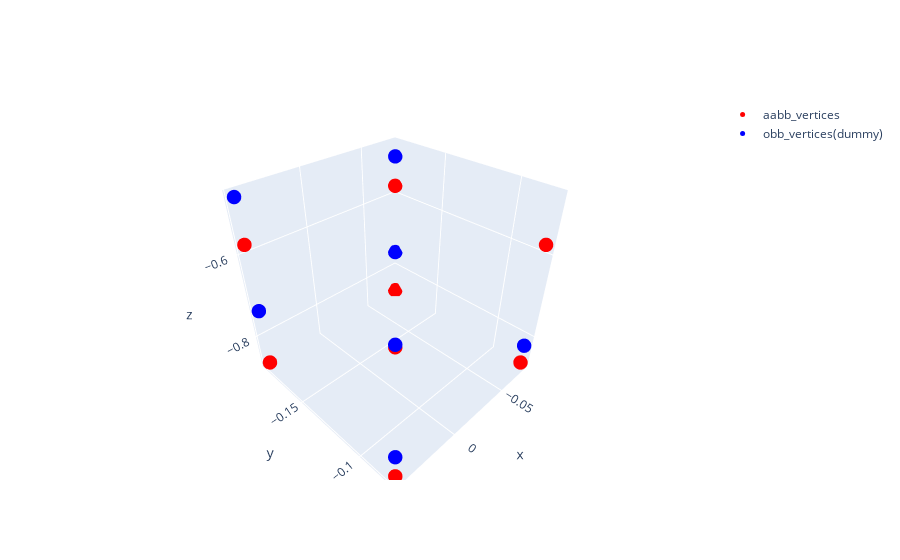

The notebook cell saved with this chart:
### Code cell
""" nsa_3d_ns = np.array([[-0.078125 , -0.1875   , -0.8261623], 
                    [-0.078125 , -0.078125 , -0.8255522], 
                    [ 0.046875 , -0.1875   , -0.82176167],
                    [ 0.046875 , -0.078125 , -0.8211517]]) """
nsa_3d_ns = np.array([[-0.078125 , -0.1875   , -0.7561623], 
                    [-0.078125 , -0.078125 , -0.8255522], 
                    [ 0.046875 , -0.1875   , -0.73176167],
                    [ 0.046875 , -0.078125 , -0.8211517]])
# Define a constant vector that only shifts the z coordinate
#z_offset = np.array([0, 0, 0.3])



# self.object_aabb derived from occupancy grid: tensor([[-0.0781, -0.1875, -0.8750], [ 0.0469, -0.0781, -0.5781]], device='cuda:0')
# x_min, y_min, z_min = self.object_aabb[0]
# x_max, y_max, z_max = self.object_aabb[1]

object_aabb = np.array([[-0.0781, -0.1875, -0.8750], [ 0.0469, -0.0781, -0.5781]])
# plot aabb
min_point = object_aabb[0]
max_point = object_aabb[1]
# get the vertices of the aabb, in the order of     
    # edges = {
    #     "x": [(0, 4), (1, 5), (2, 6), (3, 7)],
    #     "y": [(0, 2), (1, 3), (4, 6), (5, 7)],
    #     "z": [(0, 1), (2, 3), (4, 5), (6, 7)]
    # }
vertices = np.array([[min_point[0], min_point[1], min_point[2]],
                         [min_point[0], min_point[1], max_point[2]],
                         [min_point[0], max_point[1], min_point[2]],
                         [min_point[0], max_point[1], max_point[2]],
                         [max_point[0], min_point[1], min_point[2]],
                         [max_point[0], min_point[1], max_point[2]],
                         [max_point[0], max_point[1], min_point[2]],
                         [max_point[0], max_point[1], max_point[2]]])
# find lower four points of vertices
#lower_vertices = vertices[:4, :]
lower_vertices = np.vstack((vertices[:1, :], vertices[2:3, :], vertices[4:5, :], vertices[6:7, :]))

# find upper four points of vertices
#upper_vertices = vertices[4:, :]
upper_vertices = np.vstack((vertices[1:2, :], vertices[3:4, :], vertices[5:6, :], vertices[7:8, :]))

# find max z-coordinate among the lower four points of vertices
max_z_lower_vertices = np.max(lower_vertices[:, 2])
# find min z-coordinate among the nsa_3d_ns
min_z_nsa_3d_ns = np.min(nsa_3d_ns[:, 2])

# find z axis distance between lower and min z-coordinate among the nsa_3d_ns
z_offset = max_z_lower_vertices - min_z_nsa_3d_ns

parallel_points = nsa_3d_ns + np.array([0, 0, z_offset])

# Find the maximum z-coordinate among the upper four points of vertices
max_z_aabb = np.max(vertices[4:, 2])
min_z_parallel_points = np.min(parallel_points[:, 2])
z_shift = max_z_aabb - min_z_parallel_points

upper_obb_vertices = parallel_points + np.array([0, 0, z_shift])
#z_offset = np.array([0, 0, z_shift])

# obb = OrientedBox(R=R, T=T, S=S)
'''
R: Float[Tensor, "3 3"]
    """R: rotation matrix."""
    T: Float[Tensor, "3"]
    """T: translation vector."""
    S: Float[Tensor, "3"]
'''	
# plot max_z_lower_vertices
# plot vertices

obb_vertices = np.vstack((nsa_3d_ns, upper_obb_vertices))

fig = go.Figure(data=[
    go.Scatter3d(x=vertices[:,0], y=vertices[:,1], z=vertices[:,2], mode='markers', marker=dict(size=5, color='red'), name='aabb_vertices'),
    #go.Scatter3d(x=nsa_3d_ns[:,0], y=nsa_3d_ns[:,1], z=nsa_3d_ns[:,2], mode='markers', marker=dict(size=5, color='blue'), name='nsa_intersections(dummy)'),
    #go.Scatter3d(x=upper_obb_vertices[:,0], y=upper_obb_vertices[:,1], z=upper_obb_vertices[:,2], mode='markers', marker=dict(size=5, color='yellow'), name='upper_obb_vertices')
    go.Scatter3d(x=obb_vertices[:,0], y=obb_vertices[:,1], z=obb_vertices[:,2], mode='markers', marker=dict(size=5, color='blue'), name='obb_vertices(dummy)')
])

fig.update_layout(
    scene=dict(
        aspectmode='manual',
        aspectratio=dict(x=1, y=1, z=1)  
    )
)

# combine vertices and nsa_3d_ns
#obb_vertices = np.vstack((vertices, upper_obb_vertices))

fig.show()

### Figure 1 — Plotly figure (JSON) as saved in the notebook; plotly's stock layout.template omitted (floating-point values rounded to 4 significant figures)
{"data": [{"marker": {"color": "red", "size": 5}, "mode": "markers", "name": "aabb_vertices", "type": "scatter3d", "x": [-0.0781, -0.0781, -0.0781, -0.0781, 0.0469, 0.0469, 0.0469, 0.0469], "y": [-0.1875, -0.1875, -0.0781, -0.0781, -0.1875, -0.1875, -0.0781, -0.0781], "z": [-0.875, -0.5781, -0.875, -0.5781, -0.875, -0.5781, -0.875, -0.5781]}, {"marker": {"color": "blue", "size": 5}, "mode": "markers", "name": "obb_vertices(dummy)", "type": "scatter3d", "x": [-0.07812, -0.07812, 0.04688, 0.04688, -0.07812, -0.07812, 0.04688, 0.04688], "y": [-0.1875, -0.07812, -0.1875, -0.07812, -0.1875, -0.07812, -0.1875, -0.07812], "z": [-0.7562, -0.8256, -0.7318, -0.8212, -0.5087, -0.5781, -0.4843, -0.5737]}], "layout": {"scene": {"aspectmode": "manual", "aspectratio": {"x": 1, "y": 1, "z": 1}}}}
